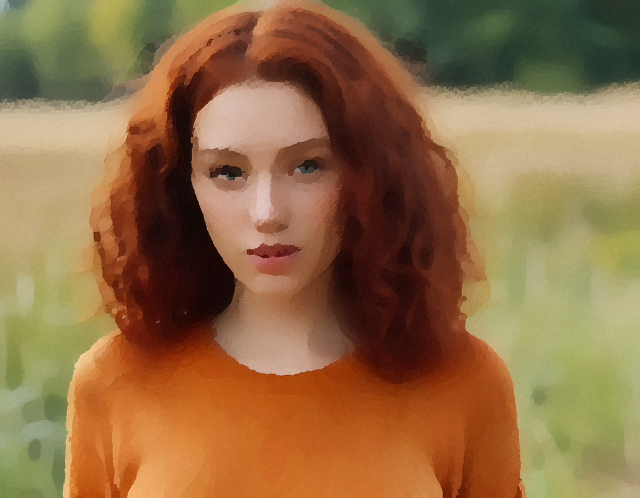
#> input picture test_reports/iter21_artifacts/art_oil.jpg, 1280 x 996 px (shown at 1/2 size)
$ python -i luchii_styles.py   (imports and definitions only)
#> lines starting #> are read from the running program, lines starting #| are printed output that depends on the picture; after the words box and inside, x2 and y2 are one past the last pixel; in counts of white or black regions, pixels touching at a corner belong together
#> further down, picture is the input picture: shape (996, 1280, 3); mean B, G, R 69.5, 109, 145.2
"""Luchii Painter-X art styles: instant, identity-preserving art filters (oil, watercolor, sketch, comic, pixel...).

The photoreal engine cannot turn a photo into a painting (it pulls everything back to a photo and changes the
face), so whole-image art styles are rendered here in ~1-3s on the CPU. The person, pose and layout stay exactly
as in the photo; only the medium changes.
"""
import re
from typing import Optional

import numpy as np

STYLES = [
    ("van-gogh", r"van gogh|starry night|post-?impressionis"),
    ("oil", r"oil paint|oil-paint|\boil\b|impasto|acrylic|painting\b(?!.*water)"),
    ("watercolor", r"watercolou?r|aquarelle|gouache"),
    ("charcoal", r"charcoal"),
    ("color-pencil", r"colou?red pencil|crayon"),
    ("sketch", r"pencil|sketch|drawing|graphite|line art"),
    ("comic", r"comic|cartoon(?!.*3d)|anime|manga|cel[- ]shad|cartoonish|toon"),
    ("pop-art", r"pop art|warhol|posteri[sz]ed?"),
    ("pixel", r"pixel art|8-?bit|16-?bit|pixelated|retro game"),
    ("mosaic", r"stained glass|mosaic|tiles?\b"),
    ("ukiyo-e", r"ukiyo-?e|woodblock|japanese print"),
    ("vintage", r"vintage|1970s|70s|retro photo|old photo|film photo|polaroid|sepia"),
    ("bw", r"black and white|black-and-white|monochrome|b&w|grayscale|greyscale"),
    ("neon", r"neon sign|neon outline|glowing outline"),
    ("marble", r"marble statue|statue|sculpture of marble"),
]
_COMPILED = [(n, re.compile(p, re.I)) for n, p in STYLES]


# [7 lines left out: function detect_style, not called in this run]


def _cv(img):
    import cv2
    return cv2.cvtColor(np.array(img.convert("RGB")), cv2.COLOR_RGB2BGR)


# [25 lines left out: functions _pil, _saturate, _quantize, not called in this run]


def _edges(bgr, block=9, c=5):
#> called with block = 9, c = 5
    import cv2
    gray = cv2.medianBlur(cv2.cvtColor(bgr, cv2.COLOR_BGR2GRAY), 7)
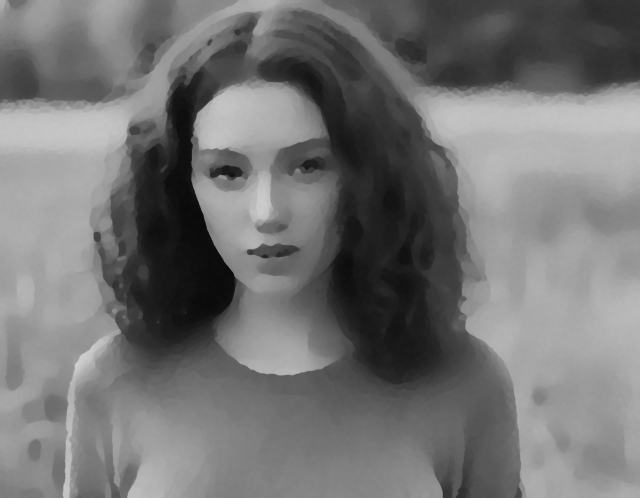
#> gray: shape (996, 1280) (shown at 1/2 size); min 9, max 209, mean 115.3
    return cv2.adaptiveThreshold(gray, 255, cv2.ADAPTIVE_THRESH_MEAN_C, cv2.THRESH_BINARY, block, c)
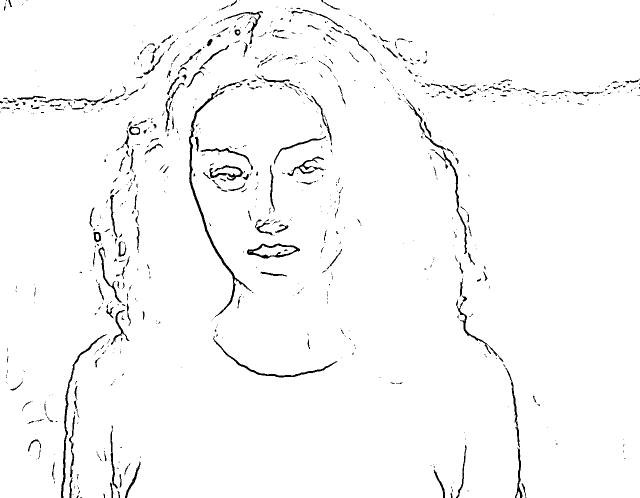
#> returned value: shape (996, 1280) (shown at 1/2 size); 97.6% white; 938 black regions (701 under 20 px), largest, box (x1, y1, x2, y2) and area: (378, 177, 503, 634) 2423, (122, 669, 214, 996) 1353, (426, 672, 675, 755) 1002


# [111 lines left out: functions _paper, stylize, not called in this run]

>>> import cv2
>>> picture = cv2.imread('../../test_reports/iter21_artifacts/art_oil.jpg')
>>> result = _edges(picture)

$ run again, on test_reports/iter21_artifacts/portrait.jpg
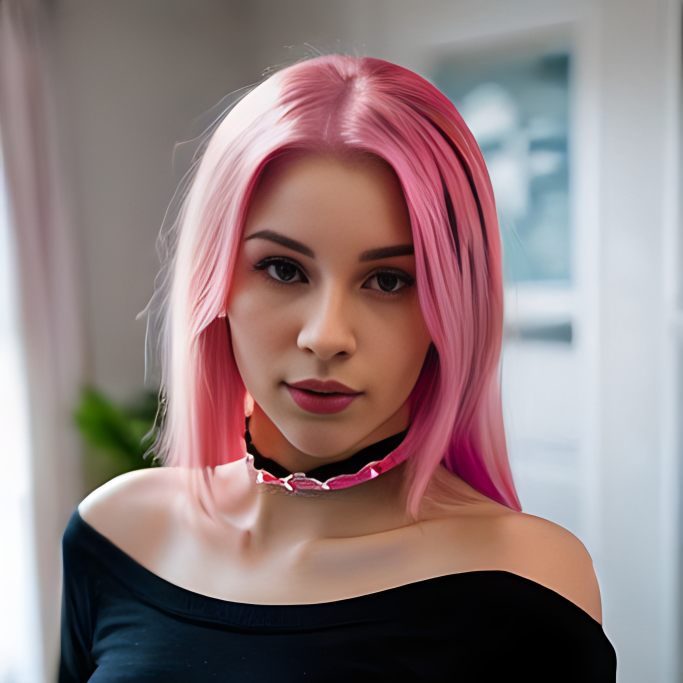
#> input picture test_reports/iter21_artifacts/portrait.jpg, 2048 x 2048 px (shown at 1/3 size)
#> picture is the input picture: shape (2048, 2048, 3); mean B, G, R 126.1, 125.7, 145
#> in _edges, `gray = cv2.medianBlur(cv2.cvtColor(bgr, cv2.COLOR_BGR2GRAY), 7)`:
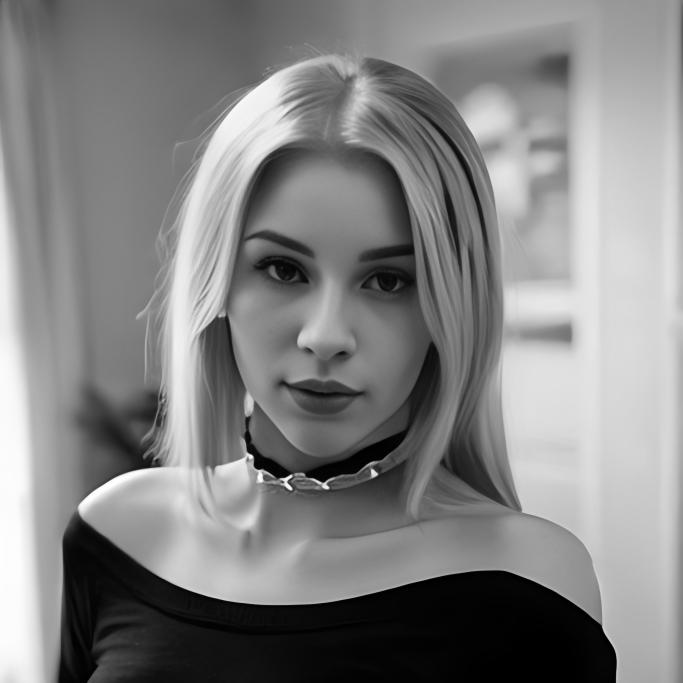
#> gray: shape (2048, 2048) (shown at 1/3 size); min 0, max 254, mean 131.5
#> in _edges, `return cv2.adaptiveThreshold(gray, 255, cv2.ADAPTIVE_THRESH_MEAN_C, cv..`:
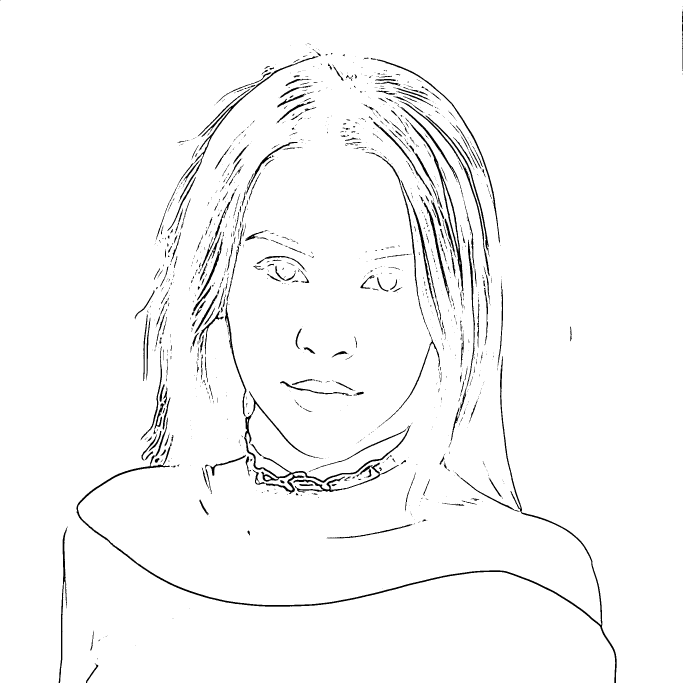
#> returned value: shape (2048, 2048) (shown at 1/3 size); 97.2% white; 1426 black regions (1072 under 20 px), largest, box (x1, y1, x2, y2) and area: (229, 1069, 1850, 2048) 15614, (675, 907, 1233, 1482) 10158, (468, 169, 956, 720) 4249

$ run again, on test_reports/iter21_artifacts/portrait_smile.jpg
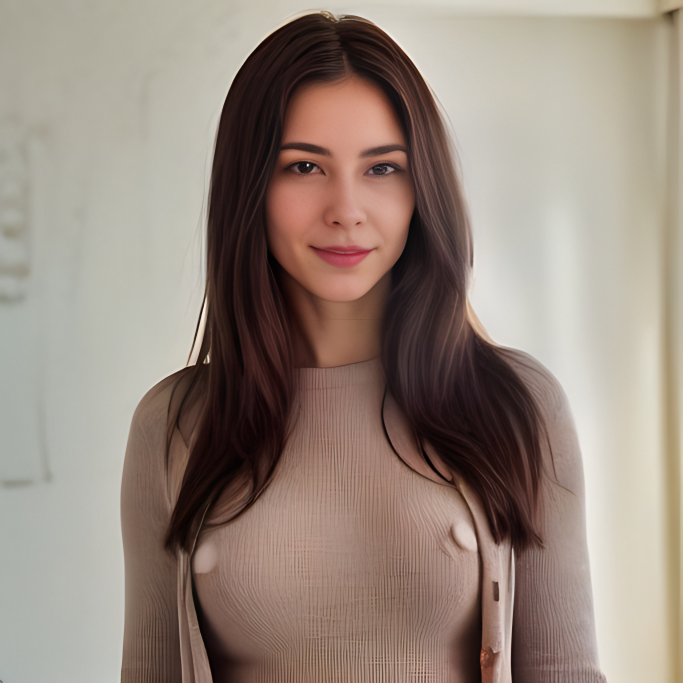
#> input picture test_reports/iter21_artifacts/portrait_smile.jpg, 2048 x 2048 px (shown at 1/3 size)
#> picture is the input picture: shape (2048, 2048, 3); mean B, G, R 125.6, 136.2, 151.1
#> in _edges, `gray = cv2.medianBlur(cv2.cvtColor(bgr, cv2.COLOR_BGR2GRAY), 7)`:
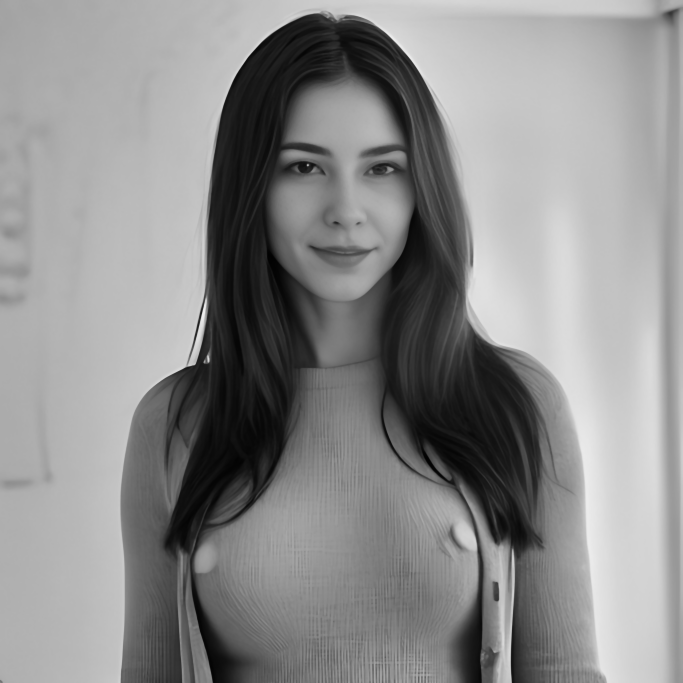
#> gray: shape (2048, 2048) (shown at 1/3 size); min 1, max 241, mean 139.6
#> in _edges, `return cv2.adaptiveThreshold(gray, 255, cv2.ADAPTIVE_THRESH_MEAN_C, cv..`:
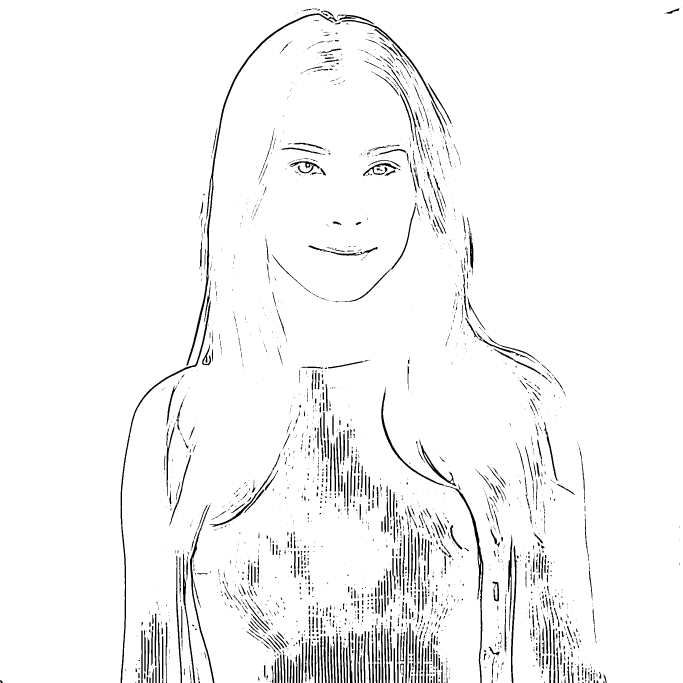
#> returned value: shape (2048, 2048) (shown at 1/3 size); 96.2% white; 2897 black regions (2011 under 20 px), largest, box (x1, y1, x2, y2) and area: (559, 32, 1013, 1097) 7020, (1144, 1162, 1450, 2048) 5959, (362, 902, 632, 2048) 5250
